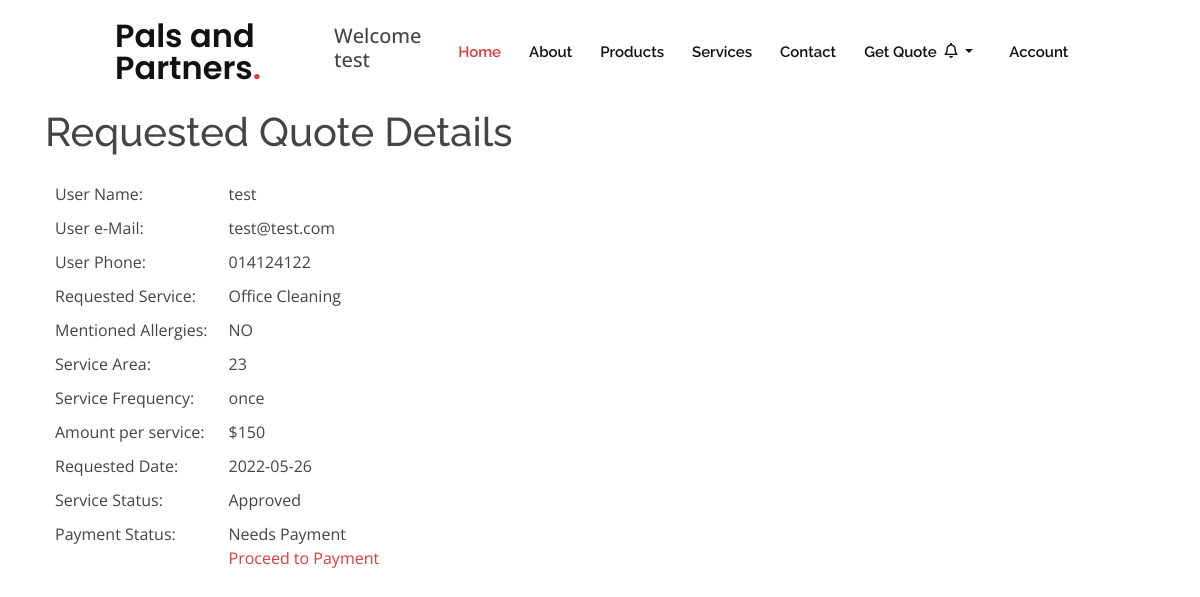
Screenshot of /quotesdet.php?details=7 (signed in) with the database file from the repository.
### tables this page shows
CREATE TABLE `quote_request` (
  `id` int(10) NOT NULL,
  `user_id` int(10) NOT NULL,
  `name` varchar(50) NOT NULL,
  `email` varchar(50) NOT NULL,
  `phone` varchar(20) NOT NULL,
  `area` decimal(10,0) NOT NULL,
  `allergies` varchar(255) NOT NULL,
  `frequency` varchar(100) NOT NULL,
  `service` varchar(100) NOT NULL,
  `status` varchar(255) NOT NULL DEFAULT '',
  `reqd` date NOT NULL DEFAULT current_timestamp()
);

CREATE TABLE `pricing` (
  `pricing_id` int(255) NOT NULL,
  `cleaning_type` varchar(255) NOT NULL,
  `price` int(255) NOT NULL
);

### admin/php/functions.php (called while the page is built, shortened)
<?php
include('db_conn.php');
function myQuotesdet($qtusrid){
  global $mysqli;
  $query='SELECT * FROM `quote_request` JOIN pricing ON quote_request.service = pricing.pricing_id WHERE id="'.$qtusrid.'";';
  $result=mysqli_query($mysqli,$query);
  return $result;
}
?>

### quotesdet.php (the view, shortened to what this page needs)
<?php
    include('include/header.php');
    if(isset($_GET['details'])){
        $myquotedetfetch = myQuotesdet($_GET['details']);
        while($myquotd = $myquotedetfetch->fetch_array()) { $quotedet[] = $myquotd; }
    }
?>
<div class="container emp-profile">
    <section class="tabless">
    <h1>Requested Quote Details</h1>
    <div class="panel-body">
       <div class="table-responsive">
       <?php if (isset($quotedet)) { foreach ($quotedet as $row){?>
           <div class="quotedeta">
                <div class="qname">User Name:</div><div class="qnamed"><?php echo $row['name']; ?></div>
                <div class="qemail">User e-Mail:</div><div class="qemaild"><?php echo $row['email']; ?></div>
                <div class="qphone">User Phone:</div><div class="qphoned"><?php echo $row['phone']; ?></div>
                <div class="qservice">Requested Service:</div><div class="qserviced"><?php echo $row['cleaning_type']; ?></div>
                <div class="qallergy">Mentioned Allergies:</div><div class="qallergyd"><?php echo $row['allergies']; ?></div> <br>
                <div class="qarea">Service Area:</div><div class="qaread"><?php echo $row['area']; ?></div>
                <div class="qfreq">Service Frequency:</div><div class="qfreqd"><?php echo $row['frequency']; ?></div>
                <div class="qprice">Amount per service:</div><div class="qpriced"><?php echo "$".$row['price']; ?></div>
                <div class="qreqd">Requested Date:</div><div class="qreqdd"><?php echo $row['reqd']; ?></div>
                <div class="qstatus">Service Status:</div><div class="qstatusd"><?php if ($row['status']==""){ echo "Pending";}else {echo $row['status'];} ?></div>
                <?php if ($row['status']=="Approved"){?>
                <div class="qpayment">Payment Status:</div><div class="qpaymentd"><?php if (!isset($quotedetp)){ echo "Needs Payment"; echo '</br><a href=payment.php?qid='.$row['id'].'>Proceed to Payment</a>';}else {echo "Paid";} ?></div> <?php } ?>
           </div>
        <?php }} ?>
        </div>
    </div>
    </section>
</div>

### assets/css/style.css (style rules this page uses)
body { font-family: "Open Sans", sans-serif; color: #444444; }
a { color: #e03a3c; }
h1, h2, h3, h4, h5, h6 { font-family: "Raleway", sans-serif; }
section { padding: 60px 0; overflow: hidden; position: relative; }
.tabless { margin: 2rem 0; }
.tabless h1 { margin: 1rem 0; }
.quotedeta { display: grid; grid-template-areas: 'qname qnamed' 'qemail qemaild' 'qphone qphoned' 'qservice qserviced' 'qallergy qallergyd' 'qarea qaread' 'qfreq qfreqd' 'qprice qpriced' 'qreqd qreqdd' 'qstatus qstatusd' 'qpayment qpaymentd'; gap: 10px; padding: 10px; grid-template-columns: 15% auto; }
.qname { grid-area: qname; }
.qemail { grid-area: qemail; }
.qphone { grid-area: qphone; }
.qservice { grid-area: qservice; }
.qallergy { grid-area: qallergy; }
.qarea { grid-area: qarea; }
.qfreq { grid-area: qfreq; }
.qprice { grid-area: qprice; }
.qstatus { grid-area: qstatus; }
.qpayment { grid-area: qpayment; }
.qnamed { grid-area: qnamed; }
.qemaild { grid-area: qemaild; }
.qphoned { grid-area: qphoned; }
.qserviced { grid-area: qserviced; }
.qallergyd { grid-area: qallergyd; }
.qaread { grid-area: qaread; }
.qfreqd { grid-area: qfreqd; }
.qpriced { grid-area: qpriced; }
.qreqd { grid-area: qreqd; }
.qreqdd { grid-area: qreqdd; }
.qstatusd { grid-area: qstatusd; }
.qpaymentd { grid-area: qpaymentd; }

### rows the page displays
quote_request: name "test", email "test@test.com", phone "014124122", pricing.cleaning_type "Office Cleaning", allergies "NO", area "23", frequency "once", pricing.price "150", reqd "2022-05-26", status "Approved"

### other values shown
$_SESSION['username'] "test"
